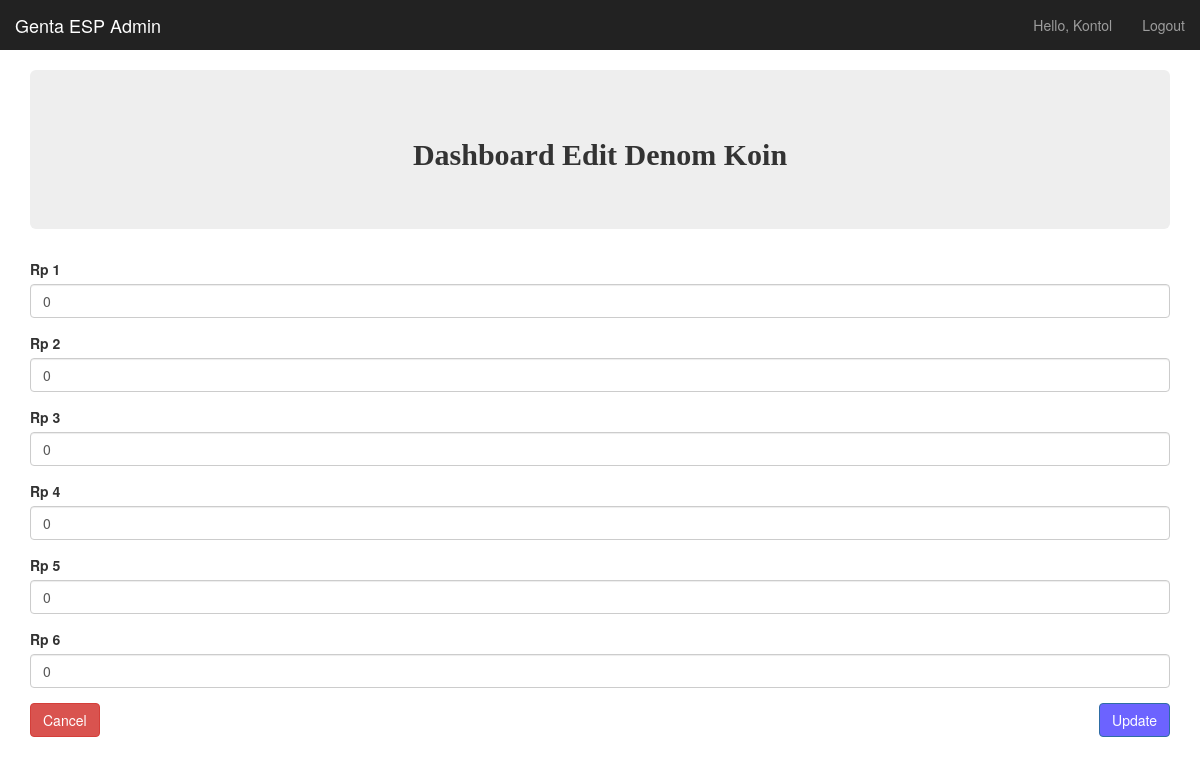
Screenshot of /denom_koin_process/edit_denom_koin.php?id_denom_koin=2 (signed in) with the database file from the repository.
### tables this page shows
CREATE TABLE `denom_koin` (
  `id_denom_koin` int(12) NOT NULL,
  `denom_koin` bigint(12) NOT NULL,
  `id_users` int(11) NOT NULL,
  `rp1` int(12) NOT NULL,
  `rp2` int(12) NOT NULL,
  `rp3` int(12) NOT NULL,
  `rp4` int(12) NOT NULL,
  `rp5` int(12) NOT NULL,
  `rp6` int(12) NOT NULL,
  `inpak` int(11) NOT NULL,
  `created_at` datetime NOT NULL,
  `updated_at` datetime NOT NULL
);

### denom_koin_process/edit_denom_koin.php (the view, shortened to what this page needs)
<?php
	include '../koneksi.php';
	if ($_POST) {
		date_default_timezone_set("Asia/Bangkok");
		$result = $mysqli->query("UPDATE denom_koin SET id_denom_koin='".$_POST['id_denom_koin']."', rp1='".$_POST['rp1']."', rp2='".$_POST['rp2']."', rp3='".$_POST['rp3']."', rp4='".$_POST['rp4']."', rp5='".$_POST['rp5']."', rp6='".$_POST['rp6']."', updated_at='".date('Y-m-d H:s:i')."' WHERE id_denom_koin=".$_POST['id_denom_koin']);
		if(!$result){
			echo $mysqli->connect_errno." - ".$mysqli->connect_error;
			exit();
		}else{
			echo "<script>
           alert('Data berhasil di update');
           window.location.href='dashboard_u.php';
           </script>";
		}
	}else{
		$result = $mysqli->query("SELECT * FROM `denom_koin` WHERE `id_denom_koin` = ".$_GET['id_denom_koin']."");
		if($result->num_rows > 0){
           $data = mysqli_fetch_object($result);
        }else{
           echo "data tidak tersedia";
           die();
        }
?>
<!DOCTYPE html>
<html lang="en">
  <head>
    <link href="css/bootstrap.min.css" rel="stylesheet">
    <link href="css/dashboard.css" rel="stylesheet">
    <link href="css/dataTables.bootstrap.css" rel="stylesheet" type="text/css" />
  <link href="css/dataTables.tableTools.min.css" rel="stylesheet" type="text/css" />
  </head>
  <body>
    <nav class="navbar navbar-inverse navbar-fixed-top">
      <div class="container-fluid">
        <div class="navbar-header">
          <a class="navbar-brand" href="#">Genta ESP Admin</a>
        </div>
        <div id="navbar" class="navbar-collapse collapse">
          <ul class="nav navbar-nav navbar-right">
            <li><a href="#"><?php echo "Hello, ".ucwords($_SESSION['user']);?></a></li>
            <li><a href="logout.php">Logout</a></li>
          </ul>
        </div>
      </div>
    </nav>
    <br>
    <div class="container">
      <div class="row">
        <div class="col-sm-12 col-md-12">
          <div class="jumbotron">
            <h2 class="text-center" style="font-family: raleway sans-serif; font-weight: 600;">Dashboard Edit Denom Koin</h2>
          </div>
          <div class="row">
            <div class="col-lg-12">
                <form action="" method="POST">
                  <div class="form-group">
                      <label>Rp 1</label>
                      <input class="form-control" type="number" name="rp1" value="<?= $data->rp1 ?>">
                    </div>
                    <div class="form-group">
                      <label>Rp 2</label>
                      <input class="form-control" type="number" name="rp2" value="<?= $data->rp2 ?>">
                    </div>
                    <div class="form-group">
                      <label>Rp 3</label>
                      <input class="form-control" type="number" name="rp3" value="<?= $data->rp3 ?>">
                    </div>
                    <div class="form-group">
                      <label>Rp 4</label>
                      <input class="form-control" type="number" name="rp4" value="<?= $data->rp4 ?>">
                    </div>
                    <div class="form-group">
                      <label>Rp 5</label>
                      <input class="form-control" type="number" name="rp5" value="<?= $data->rp5 ?>">
                    </div>
                    <div class="form-group">
                      <label>Rp 6</label>
                      <input class="form-control" type="number" name="rp6" value="<?= $data->rp6 ?>">
                  </div>
                  <div class="row">
                    <div class="col-sm-6">
                      <div class="button" style="text-align: left;">
                        <a href="dashboard_u.php" class="btn btn-xl btn-danger">Cancel</a>
                      </div>
                    </div>
                    <div class="col-sm-6">
                      <div class="button" style="text-align: right;">
                        <button class="btn btn-xl btn-primary" style="background-color: #6C63FF;">Update</button>
                      </div>
                    </div>
                  </div>
                </form>
            </div>
          </div>
        </div>
        <br>
      </div>
    </div>
  </body>
</html>
<?php
}
?>

### css/dashboard.css (style rules this page uses)
body { padding-top: 50px; }
.navbar-fixed-top { border: 0; }

### rows the page displays
denom_koin: rp1 "0", rp2 "0", rp3 "0", rp4 "0", rp5 "0", rp6 "0"

### other values shown
$_SESSION['user'] "Kontol"
